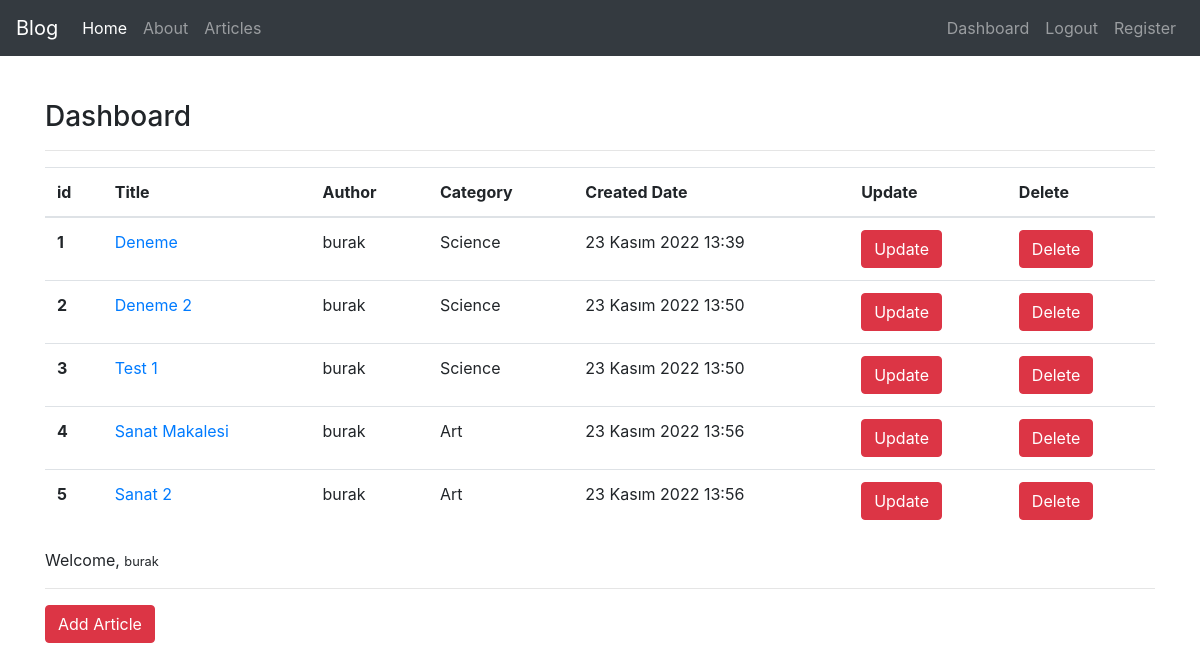
Screenshot of /articles/dashboard/ (signed in) with the database file from the repository.
### article/models.py (models this page shows, shortened)
class Article(models.Model):
    author = models.ForeignKey("auth.User",on_delete= models.CASCADE,verbose_name = "author ")
    title = models.CharField(max_length=50,verbose_name = "Title ")
    content = models.TextField()
    created_date = models.DateTimeField(auto_now_add=True)
    category = models.TextField(default="")

### article/views.py (the view)
# urls.py: path('dashboard/',views.dashboard,name = "dashboard"),
def dashboard(request):
    articles = Article.objects.filter(author = request.user)
    context = {
        "articles" : articles
    }
    return render(request=request,template_name="dashboard.html",context=context)

### templates/dashboard.html
{% extends 'layout.html' %}
{% block body %}
<h3>Dashboard</h3>
<hr>
{% if articles %}
<table class="table">
    <thead>
      <tr>
        <th scope="col">id</th>
        <th scope="col">Title</th>
        <th scope="col">Author</th>
        <th scope="col">Category</th>
        <th scope="col">Created Date</th>
        <th scope="col">Update</th>
        <th scope="col">Delete</th>
      </tr>
    </thead>
    <tbody>
        {% for article in articles %}
        <tr>
            <th scope="row">{{article.id}}</th>
            <td><a href="{% url 'article:detail' article.id %}">{{article.title}}</a></td>
            <td>{{article.author.username}}</td>
            <td>{{article.category}}</td>
            <td>{{article.created_date}}</td>
            <td><a href="/articles/update/{{article.id}}" class = "btn btn-danger">Update</a></td>
            <td><a href="/articles/delete/{{article.id}}" class= "btn btn-danger">Delete</a></td>
          </tr>
        {% endfor %}
    </tbody>
  </table>
{% else %}
<div class = "alert alert-danger">
    No articles found!
</div>
{% endif %}
<p>
    Welcome, <small>{{request.user.username}}</small>
</p>
<hr>
<a class = "btn btn-danger" href="/articles/addarticle">Add Article</a>
{% endblock body %}

### templates/layout.html (shortened to what this page needs)
<!DOCTYPE html>
{% load static %}
<html lang="en">
<head>
    <link rel="stylesheet" href="https://cdn.jsdelivr.net/npm/bootstrap@4.0.0/dist/css/bootstrap.min.css">
</head>
<body>
    {% include "includes/navbar.html" %}
<div style = "margin-top:100px;"class="container">
    {% block body %}
    {% endblock body %}
</div>
</body>
</html>

### templates/includes/navbar.html (shortened to what this page needs)
<nav class="navbar navbar-expand-md navbar-dark fixed-top bg-dark">
    <a class="navbar-brand" href="/">Blog</a>
    <div class="collapse navbar-collapse" id="navbarCollapse">
      <ul class="navbar-nav mr-auto">
        <li class="nav-item active">
          <a class="nav-link" href="/">Home <span class="sr-only">(current)</span></a>
        </li>
        <li class="nav-item">
          <a class="nav-link" href="/about">About</a>
        </li>
        <li class="nav-item">
          <a class="nav-link" href="#">Articles</a>
        </li>
      </ul>
      <ul class="navbar-nav ml-auto">
        {% if request.user.is_authenticated %}
        <li class="nav-item">
          <a class="nav-link" href="/articles/dashboard">Dashboard</a>
        </li>
        <li class="nav-item">
          <a class="nav-link" href="/user/logout">Logout</a>
        </li>
        {% else %}
        <li class="nav-item">
          <a class="nav-link" href="/user/login">Login</a>
        </li>
        {% endif %}
      <li class="nav-item">
        <a class="nav-link" href="/user/register">Register</a>
      </li>
    </ul>
    </div>
  </nav>

### rows the page displays
Article: id "1", title "Deneme", author.username "burak", category "Science", created_date "23 Kasım 2022 13:39"
Article: id "2", title "Deneme 2", author.username "burak", category "Science", created_date "23 Kasım 2022 13:50"
Article: id "3", title "Test 1", author.username "burak", category "Science", created_date "23 Kasım 2022 13:50"
Article: id "4", title "Sanat Makalesi", author.username "burak", category "Art", created_date "23 Kasım 2022 13:56"
Article: id "5", title "Sanat 2", author.username "burak", category "Art", created_date "23 Kasım 2022 13:56"

### other values shown
{{ request.user.username }} "burak"
